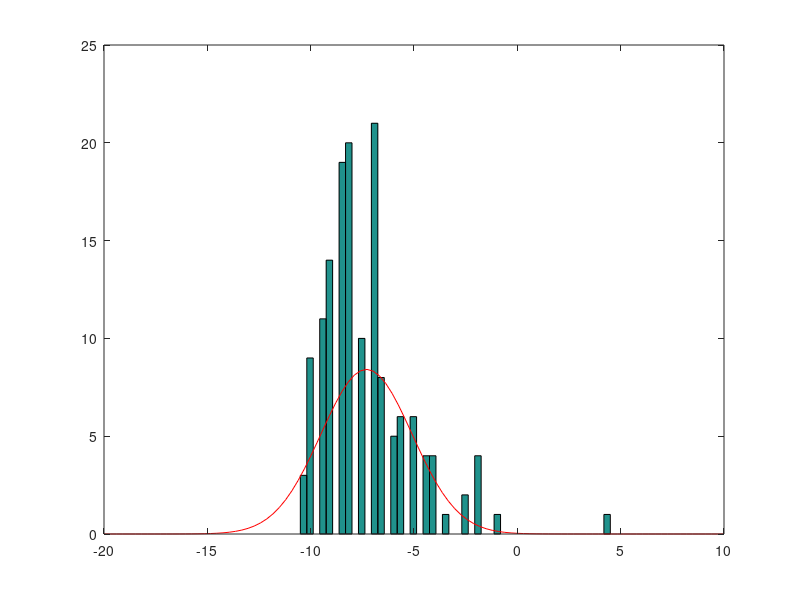

This chart was generated by the following MATLAB code: (Note: this script raises an error after producing the figure.)
load delta_time_raw.txt
time_raw = delta_time_raw(:,2);
index_raw = delta_time_raw(:,1);

[hts,ctrs] = hist(time_raw, 48);
bar(ctrs,hts,'hist') % plot histogram
area = sum(hts) * (ctrs(2)-ctrs(1));
xx = linspace(-20,10); % geef x range aan
hold on; 
plot(xx,area*normpdf(xx,mean(time_raw),std(time_raw)),'r-') % plot gauss met berekende mean en std

% Correcte significantie maken voor plot 1
xtickformat('%.1f')
ytickformat('%.0f')

% Punt naar comma veranderen voor de de assen van plot 1
x2 = get(gca, 'XTickLabel');
nieuw_x2 = strrep(x2(:),'.',',');
set(gca, 'XTickLabel', nieuw_x2)
y2 = get(gca, 'YTickLabel');
nieuw_y2 = strrep(y2(:),'.',',');
set(gca, 'YTickLabel', nieuw_y2)

mu = mean(time_raw)
sigma = std(time_raw)
sample_omschrijving = sprintf('Sample 1: \\mu = %.2f     \\sigma = %.2f', mu, sigma)

% Correcte plot layout maken
ylabel('Frequentie [-]')
xlabel('Tijd [ns]')
legend('show', 'Location', 'NorthEast', sample_omschrijving, 'Gauss fit', 'Interpreter', 'latex');
grid on
hold off



